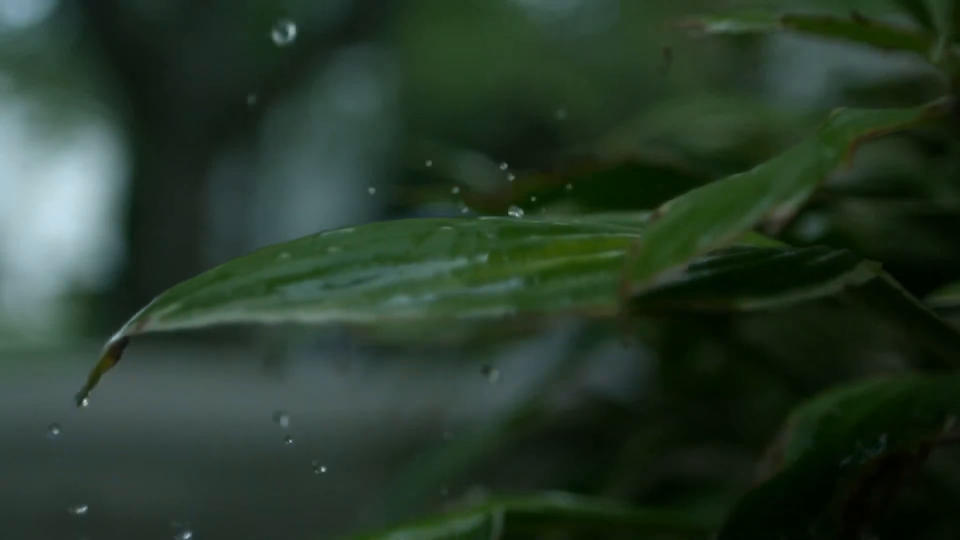
#> input picture frame 42 of video/rain.mp4, 1920 x 1080 px, given in place of walking.mp4, which was not available (shown at 1/2 size)
$ python video_bg_subtract.py
#> lines starting #> are read from the running program, lines starting #| are printed output that depends on the picture; after the words box and inside, x2 and y2 are one past the last pixel; in counts of white or black regions, pixels touching at a corner belong together
"""
- Read data from videos or image sequences by using cv.VideoCapture
- Create and update the background model by using cv.BackgroundSubtractor class
- Get and show the foreground mask by using cv.imshow """

from __future__ import print_function
import cv2 as cv
import argparse


parser = argparse.ArgumentParser(description='This program shows how to use background subtraction methods provided by \
                                              OpenCV. You can process both videos and images.')
parser.add_argument('--input', type=str, help='Path to a video or a sequence of image.', default='./video/walking.mp4')
parser.add_argument('--algo', type=str, help='Background subtraction method (KNN, MOG2).', default='MOG2')
args = parser.parse_args()

# Create Background Subtractor objects
if args.algo == 'MOG2':
    backSub = cv.createBackgroundSubtractorMOG2()
else:
    backSub = cv.createBackgroundSubtractorKNN()

# Use available video
capture = cv.VideoCapture(cv.samples.findFileOrKeep(args.input))
if not capture.isOpened():
    print('Unable to open: ' + args.input)
    exit(0)

# [5 lines of commented-out code are left out]

while True:
    ret, frame = capture.read()
#> frame is the input picture: shape (1080, 1920, 3); mean B, G, R 42.1, 57.6, 39.3
    if frame is None:
        break

    # Update the background model
    fgMask = backSub.apply(frame)
#> fgMask: shape (1080, 1920); every value is 127

    # Get the frame number and write it on the current frame
    cv.rectangle(frame, (10, 2), (100,20), (255,255,255), -1)
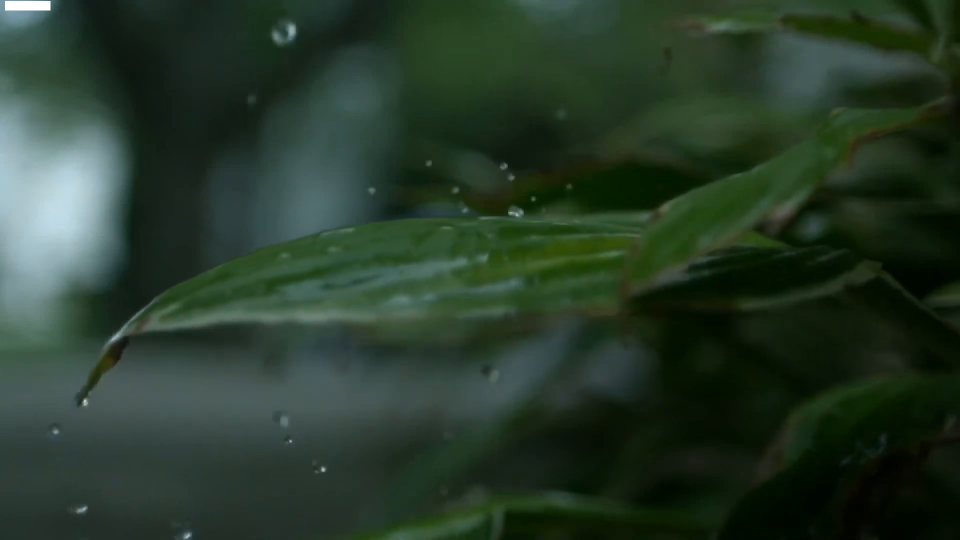
#> frame: shape (1080, 1920, 3) (shown at 1/2 size); 0.08% of pixels changed, all inside (x1, y1, x2, y2) = (10, 2, 101, 21)
    cv.putText(frame, str(capture.get(cv.CAP_PROP_POS_FRAMES)), (15, 15),
               cv.FONT_HERSHEY_SIMPLEX, 0.5 , (0,0,0))
#> frame: shape (1080, 1920, 3); under 0.01% of pixels changed, all inside (x1, y1, x2, y2) = (17, 5, 50, 16)

    # Show the current frame and the fg masks
    cv.imshow('Frame', frame)
    cv.imshow('FG Mask', fgMask)

    keyboard = cv.waitKey(30)
#> (key Esc is pressed here)
    if keyboard == 'q' or keyboard == 27:
        break

$ run again, starting later in the video
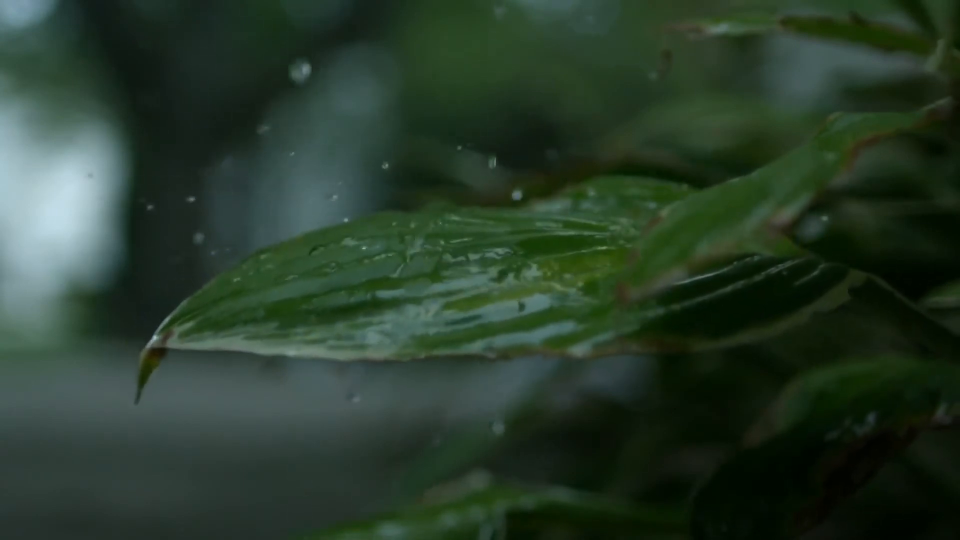
#> input picture frame 189 of video/rain.mp4, 1920 x 1080 px, given in place of walking.mp4, which was not available (shown at 1/2 size)
#> frame is the input picture: shape (1080, 1920, 3); mean B, G, R 42.9, 58.9, 40.2
#> fgMask: shape (1080, 1920); every value is 127
#> `cv.rectangle(frame, (10, 2), (100,20), (255,255,255), -1)`:
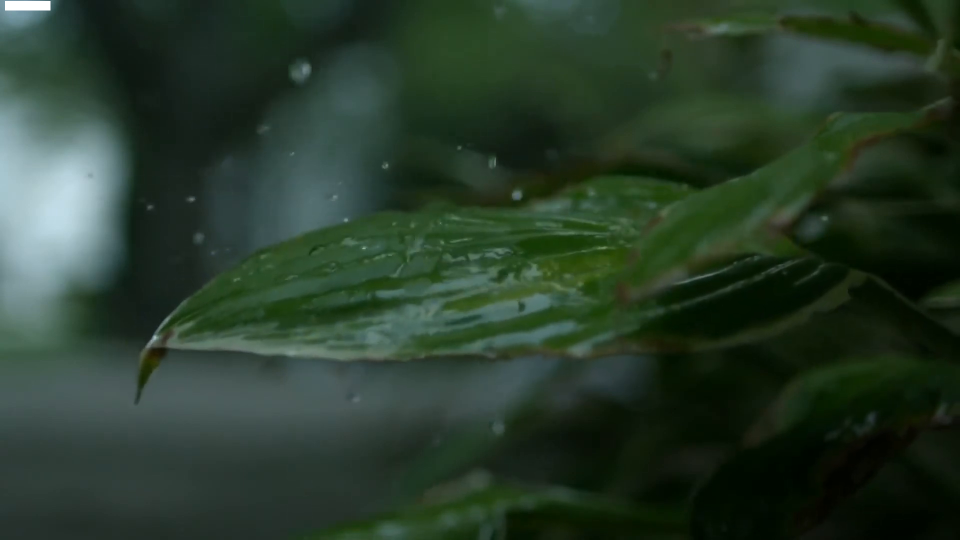
#> frame: shape (1080, 1920, 3) (shown at 1/2 size); 0.08% of pixels changed, all inside (x1, y1, x2, y2) = (10, 2, 101, 21)

$ run again, starting later in the video
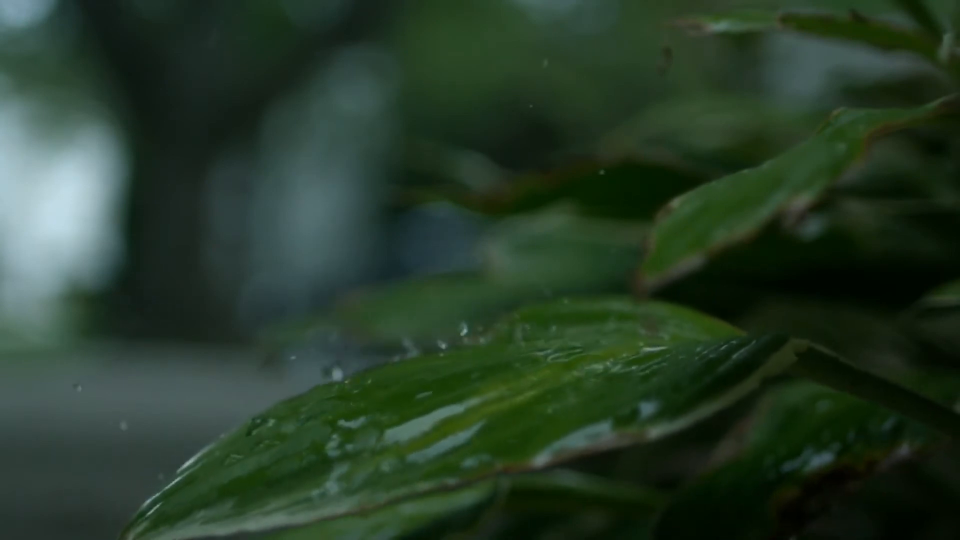
#> input picture frame 337 of video/rain.mp4, 1920 x 1080 px, given in place of walking.mp4, which was not available (shown at 1/2 size)
#> frame is the input picture: shape (1080, 1920, 3); mean B, G, R 40.8, 58.8, 38.9
#> fgMask: shape (1080, 1920); every value is 127
#> `cv.rectangle(frame, (10, 2), (100,20), (255,255,255), -1)`:
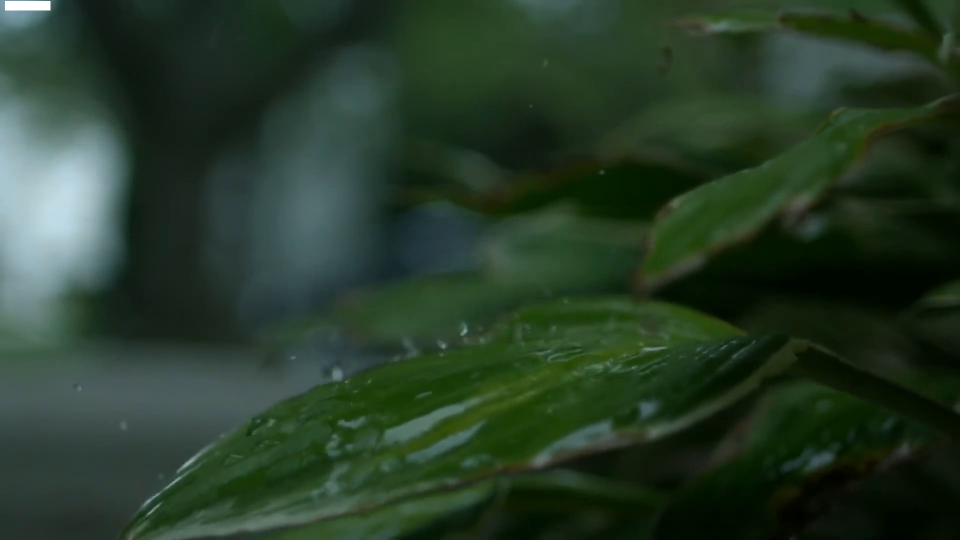
#> frame: shape (1080, 1920, 3) (shown at 1/2 size); 0.08% of pixels changed, all inside (x1, y1, x2, y2) = (10, 2, 101, 21)
